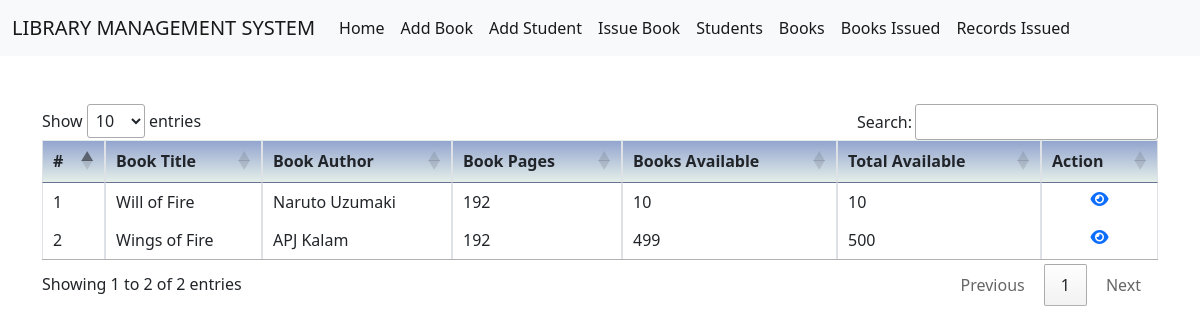
/books/, run on an earlier commit of the app's database.
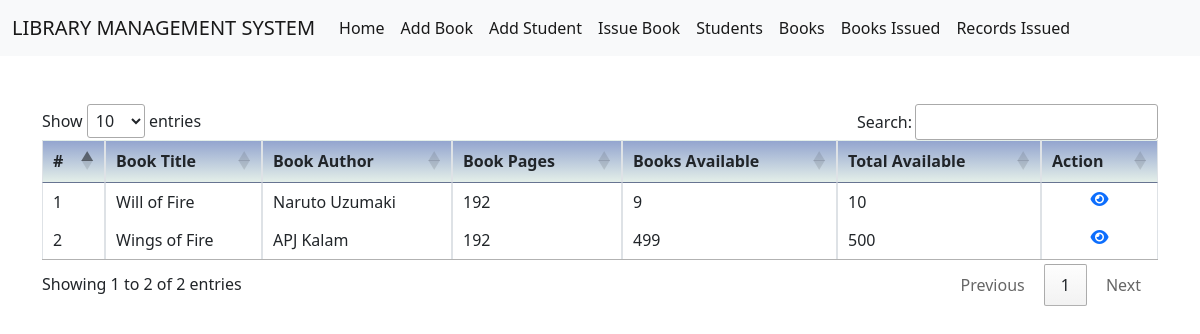
And on a later commit of the database.
### system/models.py (models this page shows, shortened)
class Book(models.Model):
    book_title = models.CharField(unique=True,max_length=200)
    book_author = models.CharField(max_length=100)
    book_pages = models.PositiveIntegerField()
    summary=models.TextField(max_length=500, help_text="Summary about the book",null=True,blank=True)
    available = models.IntegerField(default=0)
    total = models.IntegerField(default=0)

### system/views.py (the view)
# urls.py: path('books/', views.books,name='books'),
def books(request):
    books = Book.objects.all().values()
    return render(request, 'system/books.html', {'books': books})

### system/templates/system/books.html (shortened to what this page needs)
{% extends 'system/base.html' %}
{% block body %}
<link href="https://cdn.datatables.net/1.10.15/css/jquery.dataTables.min.css" rel="stylesheet"/>
<div class="container mt-5">
<table id="myTable" class="table table-bordered" width="100%" cellspacing="0">
        <thead>
            <tr style="background-image: linear-gradient(#93A5CF , #E4EfE9);">
                <th>#</th>
                <th>Book Title</th>
                <th>Book Author</th>
                <th>Book Pages</th>
                <th>Books Available</th>
                <th>Total Available</th>
                <th>Action</th>
            </tr>
        </thead>
        <tbody>
            {% for book in books %}
            <tr class="bg-white">
                <td class="bg-white">{{ forloop.counter }}</td>
                <td class="bg-white">{{ book.book_title }}</td>
                <td class="bg-white">{{ book.book_author }}</td>
                <td class="bg-white">{{ book.book_pages }}</td>
                <td class="bg-white">{{ book.available }}</td>
                <td class="bg-white">{{ book.total }}</td>
                <td class="bg-white text-center"><a href="#" data-bs-toggle="modal" data-bs-target="#staticBackdrop"><i class="text-center text-primary fa-solid fa-eye"></i></a></td>
            </tr>
            {% endfor %}
        </tbody>
    </table>
</div>
{% endblock body %}

What changed in the data, as far as the page shows it:
changed Book "Will of Fire": available "10" → "9"
